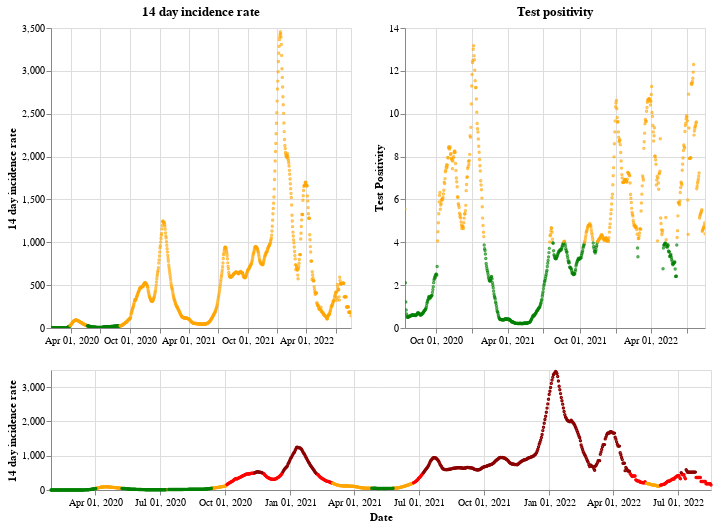

The code cell stored with this chart in its notebook:
### Markdown cell above
## England

### Code cell
plot_traffic_light('England')

### Figure 1 — Vega-Lite specification as saved in the notebook (floating-point values rounded to 4 significant figures; data arrays with more than 128 entries replaced by an {"elided": "..."} marker saying what was removed)
{"config": {"view": {"continuousWidth": 400, "continuousHeight": 300}}, "vconcat": [{"hconcat": [{"mark": {"type": "point", "size": 2}, "encoding": {"color": {"condition": {"value": "green", "test": "(datum.twoWeeklyCasesRate <= 25)"}, "value": "orange"}, "tooltip": [{"type": "nominal", "field": "areaName"}, {"type": "temporal", "field": "date"}, {"type": "quantitative", "field": "twoWeeklyCasesRate"}, {"type": "quantitative", "field": "testPositivity"}], "x": {"type": "temporal", "axis": {"title": ""}, "field": "date", "scale": {"domain": {"selection": "DateBrush"}}, "timeUnit": "yearmonthdate"}, "y": {"type": "quantitative", "axis": {"title": "14 day incidence rate"}, "field": "twoWeeklyCasesRate"}}, "title": "14 day incidence rate", "width": 300}, {"mark": {"type": "point", "size": 2}, "encoding": {"color": {"condition": {"value": "green", "test": "(datum.testPositivity <= 4)"}, "value": "orange"}, "tooltip": [{"type": "nominal", "field": "areaName"}, {"type": "temporal", "field": "date"}, {"type": "quantitative", "field": "twoWeeklyCasesRate"}, {"type": "quantitative", "field": "testPositivity"}], "x": {"type": "temporal", "axis": {"title": ""}, "field": "date", "scale": {"domain": {"selection": "DateBrush"}}, "timeUnit": "yearmonthdate"}, "y": {"type": "quantitative", "axis": {"title": "Test Positivity"}, "field": "testPositivity"}}, "title": "Test positivity", "width": 300}]}, {"layer": [{"mark": {"type": "point", "size": 2}, "encoding": {"color": {"condition": {"value": "orange", "test": "(((datum.testPositivity < 4) && (datum.twoWeeklyCasesRate >= 50)) && (datum.twoWeeklyCasesRate < 200))"}, "value": "red"}, "opacity": {"condition": {"value": 1, "test": "((datum.twoWeeklyCasesRate >= 50) && (datum.twoWeeklyCasesRate < 500))"}, "value": 0}, "tooltip": [{"type": "nominal", "field": "areaName"}, {"type": "temporal", "field": "date"}, {"type": "quantitative", "field": "twoWeeklyCasesRate"}, {"type": "quantitative", "field": "testPositivity"}], "x": {"type": "temporal", "axis": {"title": "Date"}, "field": "date", "timeUnit": "yearmonthdate"}, "y": {"type": "quantitative", "axis": {"title": "14 day incidence rate"}, "field": "twoWeeklyCasesRate"}}, "selection": {"DateBrush": {"type": "interval", "encodings": ["x"], "fields": ["Time"]}}}, {"mark": {"type": "point", "size": 2}, "encoding": {"color": {"value": "darkred"}, "opacity": {"condition": {"value": 1, "test": "(datum.twoWeeklyCasesRate >= 500)"}, "value": 0}, "tooltip": [{"type": "nominal", "field": "areaName"}, {"type": "temporal", "field": "date"}, {"type": "quantitative", "field": "twoWeeklyCasesRate"}, {"type": "quantitative", "field": "testPositivity"}], "x": {"type": "temporal", "axis": {"title": "Date"}, "field": "date", "timeUnit": "yearmonthdate"}, "y": {"type": "quantitative", "axis": {"title": "14 day incidence rate"}, "field": "twoWeeklyCasesRate"}}}, {"mark": {"type": "point", "size": 2}, "encoding": {"color": {"condition": {"value": "green", "test": "((datum.testPositivity < 4) && (datum.twoWeeklyCasesRate < 50))"}, "value": "orange"}, "opacity": {"condition": {"value": 1, "test": "(datum.twoWeeklyCasesRate < 50)"}, "value": 0}, "tooltip": [{"type": "nominal", "field": "areaName"}, {"type": "temporal", "field": "date"}, {"type": "quantitative", "field": "twoWeeklyCasesRate"}, {"type": "quantitative", "field": "testPositivity"}], "x": {"type": "temporal", "axis": {"title": "Date"}, "field": "date", "timeUnit": "yearmonthdate"}, "y": {"type": "quantitative", "axis": {"title": "14 day incidence rate"}, "field": "twoWeeklyCasesRate"}}}], "height": 120, "width": 660}], "data": {"name": "data-ebadbfcd8fcccd3e99a074946d4d44ae"}, "$schema": "https://vega.github.io/schema/vega-lite/v4.8.1.json", "datasets": {"data-ebadbfcd8fcccd3e99a074946d4d44ae": {"elided": "931 records"}}}
